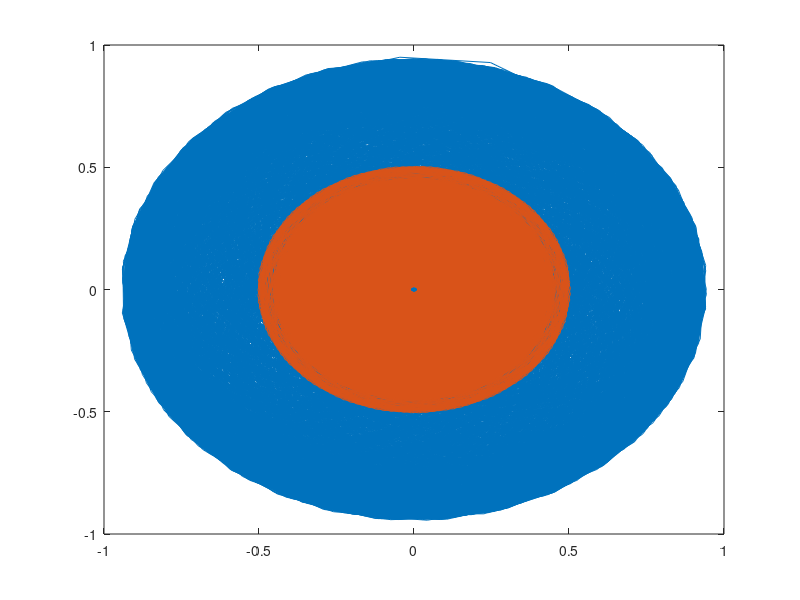
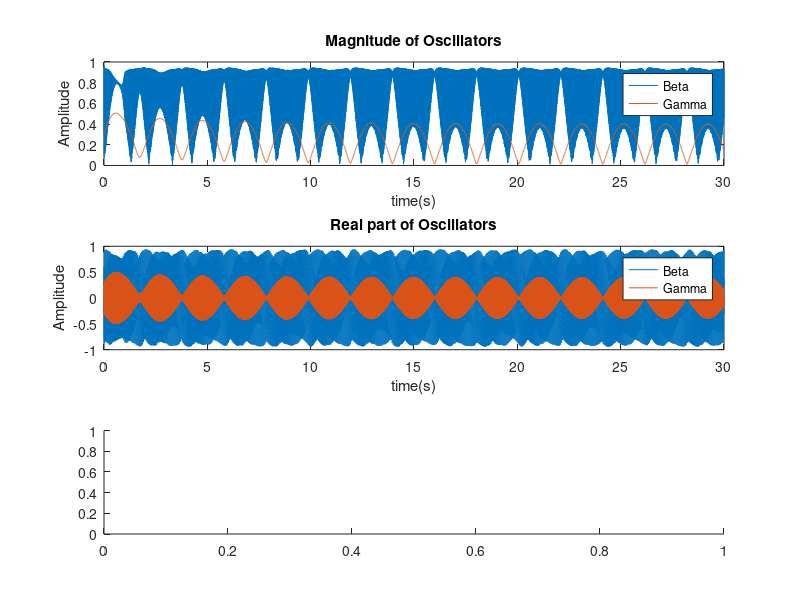
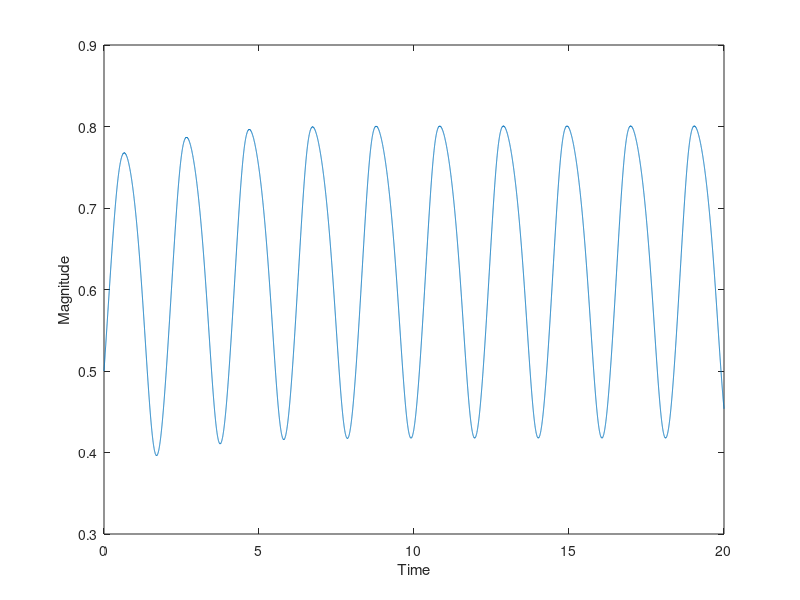
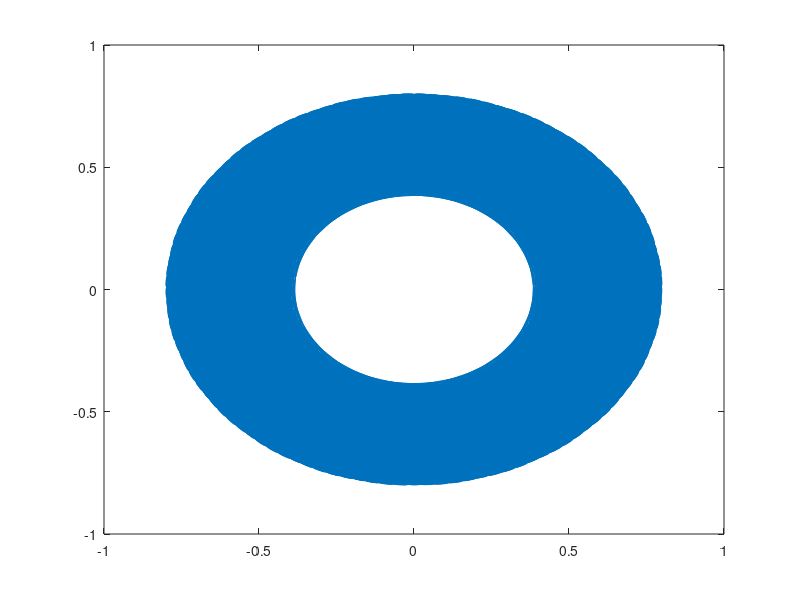

These charts were generated, in order, by the following MATLAB code: (Note: this script raises an error after producing the figures.)
% dynamical systems model of beta gamma coupling in motor cortex
% by Iran Roman

%%
% start with a beta oscillator at a limit cycle. This is the intrinsic
% activity of beta band without stimulation.

clear all; close all; clc

dzdt = @(t,z,alpha,beta1,beta2,epsilon)  ...        
    z(1)*(alpha + 1i*2*pi + beta1*abs(z(1))^2 + ...     
    (epsilon*beta2*abs(z(1))^4)/(1-epsilon*abs(z(1))^2));

% parameters of the limit cycle oscillator
z0 = 0.99;
alpha = 1;
beta1 = -1;
beta2 = 0;
epsilon = 1;

% parameters for time
fs = 1000;
dur = 10; % in seconds
T = 1/fs;
time = 0:T:dur;

% integrate the ode to obtain the amplitude
[time,z] = ode45(@(t,z) dzdt(t,z,alpha,beta1,beta2,epsilon),time,z0);

% extract information
figure(1)
plot(z)

%%
% A gamma oscillator will only become transiently active when stimulated.
% For this purpose, we use a subcritical double limit cycle that becomes a
% supercritical doule limit cycle upon stimulation.

clear all; close all; clc

dzdt = @(t,z,alpha,beta1,beta2,epsilon,F,omega0)  ...        
    z(1)*(alpha + 1i*2*pi*79.5 + beta1*abs(z(1))^2 + ...     
    (epsilon*beta2*abs(z(1))^4)/(1-epsilon*abs(z(1))^2)) + ...
    F*exp(1i*omega0*t);

% parameters of the limit cycle oscillator
z0 = 0.5;
alpha = -0.6;
beta1 = 2.5;
beta2 = -1;
epsilon = 1;

% parameters for time
fs = 1000;
dur = 20; % in seconds
T = 1/fs;
time = 0:T:dur;

% parameters for input
f0 = 80;
omega0 = 2*pi*f0;
F = 0.6;

% integrate the ode to obtain the amplitude
[time,z] = ode45(@(t,z) dzdt(t,z,alpha,beta1,beta2,epsilon,F,omega0),time,z0);

r = abs(z);
Psi = angle(z) - omega0*time;

figure(1)
plot(r,Psi)
xlabel('rho')
ylabel('Psi')
figure(2)
plot(Psi)
xlabel('Time')
ylabel('Relative Phase')
figure(3)
plot(time,abs(z))
xlabel('Time')
ylabel('Magnitude')
figure(4)
plot(z)

%%
clear all; close all; clc

% the output of gamma modulates a betaoscillator
dzdt = @(t,z,alpha,beta1,beta2,epsilon,F,omega0)  ...        
    [z(1)*(alpha + 1i*2*pi*20 + 15*beta1*abs(z(1))^2 + ...     
    (epsilon*beta2*abs(z(1))^4)/(1-epsilon*abs(z(1))^2)) + 600*(z(2)); ...
    (z(2)*(alpha + 1i*2*pi*79.5 + beta1*abs(z(2))^2 + ... % beta layer
    (epsilon*beta2*abs(z(2))^4)/(1-epsilon*abs(z(2))^2)) + ...   
    F*exp(1i*omega0*t))]; % input to beta

% parameters of the limit cycle oscillator
z0 = 0.3;
alpha = -0.1;
beta1 = 2.5;
beta2 = -10;
epsilon = 1;

% parameters for time
fs = 1000;
dur = 30; % in seconds
T = 1/fs;
time = 0:T:dur;

% parameters for input
f0 = 80;
omega0 = 2*pi*f0;
F = 0.6;

% integrate the ode to obtain the amplitude
[t,z] = ode45(@(t,z) dzdt(t,z,alpha,beta1,beta2,epsilon,F,omega0),time,[z0,z0]);

% extract information
r = abs(z);
dr2dt = diff(r(:,1));
dr1dt = diff(r(:,2));

figure(1)
plot(z)
% plot(r(1:end-1,2),dr1dt)
% hold on
% plot(r(1:end-1,1),dr2dt)

figure(2)
subplot(3,1,1)
plot(time,r)
title('Magnitude of Oscillators')
ylabel('Amplitude')
xlabel('time(s)')
legend('Beta','Gamma')
subplot(3,1,2)
plot(time,real(z))
title('Real part of Oscillators')
legend('Beta','Gamma')
ylabel('Amplitude')
xlabel('time(s)')
subplot(3,1,3)
spectrogram((z(:,1)+z(:,2)),kaiser(256,5),220,20000,fs,'yaxis')
title('Spectrum')
ylim([0 100])
xlabel('time(s)')

% use 80 Hz instead of 40Hz. We just don't know too much about 40 Hz gamma. 
% Talamocortical loop may be the one giving the 40Hz response (Healthy). In
% Parkinson's this loop is not there. 
% 
% You see beta everywhere. Even in the cerebelum and Olivo-cerebelar loop. 
% Next variation: Without sound, a top down (intention to move) cue is
% given to the system, and the system produces movement. Have beta dip
% prior to single movement, and high gamma burst before the dip of beta. 
%
% After having this, we can modulate the parameters for the initial beta,
% with high amplitude beta not letting gamma act. Jenkinson's and Brown hypothesis:
% there is dopaminergic input coming to STN, low level of input, and enhances
% beta. This is the parkinsonism state. Have the model have a parameter:
% High Gamma amplitude, beta level, beta level is modulated by the
% available Dopamine

%%

% notes from Takako
% Gamma does not spontaneously oscillate. Beta does. 
% read: New insights into the relationship between dopamine, beta oscillations and motor function.
% Beta is always oscillating. Gamma gives exogenous or endogenous input to
% affect beta. Think about high gamma. DBS people didn't find beta
% desynchronization when giving low gamma. High gamma will give the
% desynchronization of beta. If you stimulate 20Hz, people are affected, with 40Hz gamma 
% nothing happens, with high gamma 80Hz there is improvement. Dopamine
% depleted brain gives constant beta. 

% Gamma must start with sound. 

% Granger causality. Berhnard. Issues with phase coherence. Bayes might
% adress causality clarification. DCM

%%

% 11/02/2016
% Due to status, these people can say things they think without very clear evicende
% Cautious Note: Not Always possible what they say. 
% Compare to Terry, who is a pioneer, but doesn't show the flag too much.
% Only cited when thinking about predictive coding in the physiological
% system that they are trying to infer. Friston has a visionary position in
% the community, and thus one has to be carefull with their observations. 

% Hippocampal, rat work, gamma band, Rudolfo Llinas work. Very stablished
% animal physiology lab. Everyone ends up coming to MEG. 